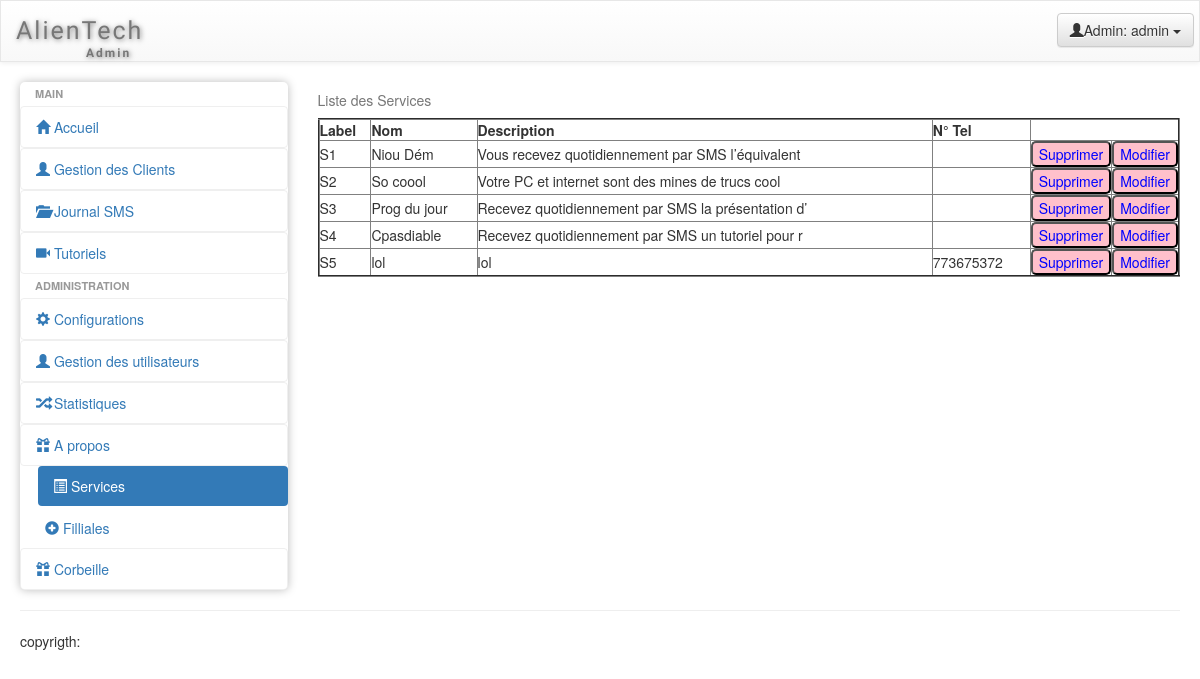
The app's page /admin/liste_service.php (signed in) with its own data.
### tables this page shows
CREATE TABLE IF NOT EXISTS `service` (
  `service_id` int(11) NOT NULL AUTO_INCREMENT,
  `service_titre` varchar(10) NOT NULL,
  `service_nom` varchar(50) NOT NULL,
  `service_description` varchar(50) NOT NULL,
  `service_numero` varchar(50) NOT NULL,
  PRIMARY KEY (`service_id`),
  UNIQUE KEY `service_titre` (`service_titre`)
);

### scripts/requetes.php (called while the page is built, shortened)
<?php
function selectionneServices($base){
	$req = "SELECT * FROM service";
	$res=[];
	try
	{
		$envoie=$base->prepare($req);
		$envoie->execute(array());
		$res=$envoie;
	}catch(Exception $e){
	}
		return $res;
}
?>

### admin/liste_service.php (the view, shortened to what this page needs)
<!DOCTYPE html>
<html>
	<head>
		<link rel="stylesheet" type="text/css" href="static/style/base.css">
		<?php
			include("template/meta.php");
		?>
	</head>
	<body>
		<?php
			if(isset($_SESSION['pseudo']) && isset($_SESSION['pass']))
			{
				include("template/header.php");
		?>
		<section style="height:100%;">
			<?php
				require_once("../scripts/base_connexion.php");
				require_once("../scripts/requetes.php");
				$services = selectionneServices($base);
				echo "<div>
				<table border='2' style='width:100%; height:100%;'>
					<caption>Liste des Services</caption>
					<thead>
						<tr>
							<th>Label</th>
							<th>Nom</th>
							<th>Description</th>
							<th>N° Tel</th>
						</tr>
					</thead>
					<tbody>
				";
				while($service=$services->fetch()) {
					?>
						<tr>
							<td><?php echo $service['service_titre'];?></td>
							<td><?php echo $service['service_nom'];?></td>
							<td><?php echo $service['service_description'];?></td>
							<td><?php echo $service['service_numero'];?></td>
							<form method="post" action="supprimer_service.php">
								<td width="30px"><input type="submit" onclick="alert(Voulez-vous vraiment supprimer ce service);" class='bct' value="Supprimer" style="width:100%;"></td>
							</form>
							<form method="post" action="modifier_service.php">
								<td width="30px"><input type="submit" class='bct' value="Modifier" style="width:100%;"></td>
							</form>
						</tr>
					<?php
				}
				echo "</tbody>
				</table>
				</div>";
			?>
		</section>
		<?php
			}
			else
			{
				session_destroy();
				header("location: index.php");
			}
			include("template/footer.php");
		?>
	</body>
</html>

### admin/static/style/base.css (style rules this page uses)
section { height: 800px; width: 100%; }
body { width: 100%; }
.bct { width: 30px; background-color: pink; color: blue; border-radius: 5px; }

### admin/assets/css/style.css (style rules this page uses)
@media only screen and (min-width: 980px) { a, button, input[type=submit], input[type=button], .product-img { -webkit-transition: .5s; -moz-transition: .5s; -ms-transition: .5s; -o-transition: .5s; transition: .5s; } }

### records on screen
service: service_titre "S1", service_nom "Niou Dém", service_description "Vous recevez quotidiennement par SMS l’équivalent"
service: service_titre "S2", service_nom "So coool", service_description "Votre PC et internet sont des mines de trucs cool"
service: service_titre "S3", service_nom "Prog du jour", service_description "Recevez quotidiennement par SMS la présentation d’"
service: service_titre "S4", service_nom "Cpasdiable", service_description "Recevez quotidiennement par SMS un tutoriel pour r"
service: service_titre "S5", service_nom "lol", service_description "lol", service_numero "773675372"

### other values on screen
$_SESSION['pseudo'] "admin"
